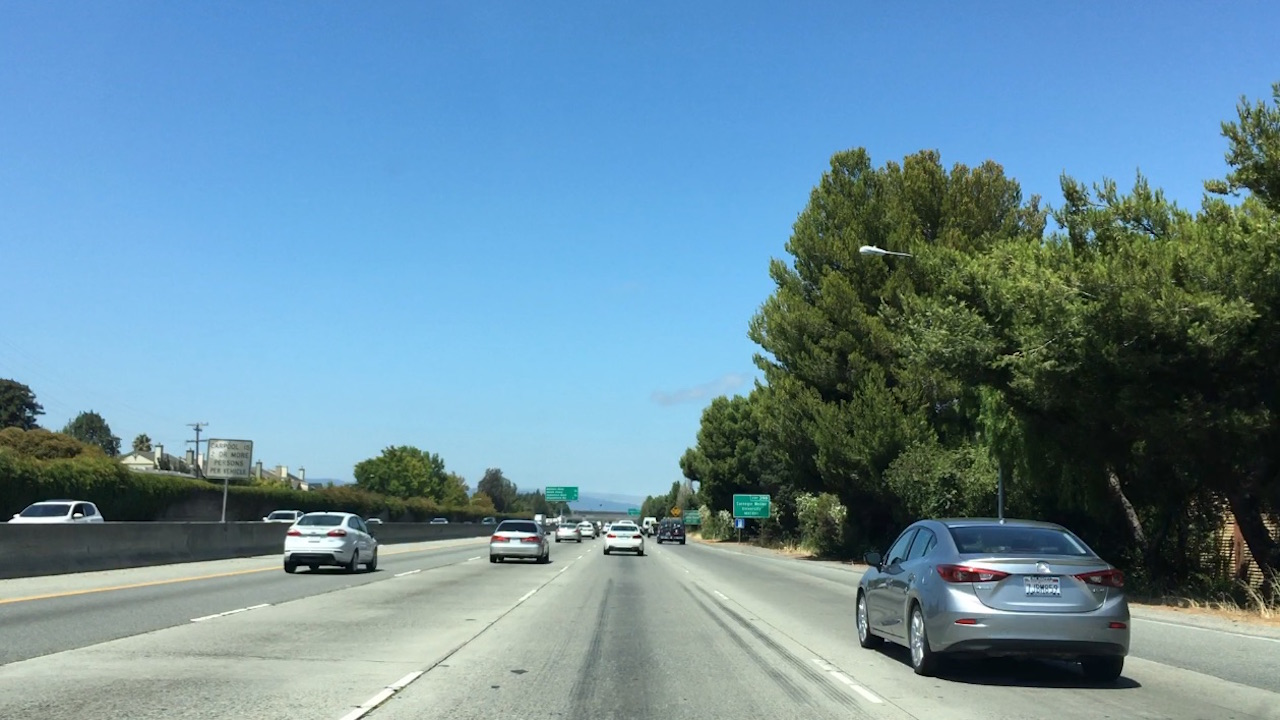
#> input picture images/bbox-example-image.jpg, 1280 x 720 px
$ jupyter execute --allow-errors Testing.ipynb   (shell and % lines are left out)   (older library calls are emulated)   (text cells are left out)
#> lines starting #> are read from the running program, lines starting #| are printed output that depends on the picture; pictures that were not available may be replaced by others from this repository, and a replacement may not be noted
### utilities.py
import cv2
import numpy as np
from glob import glob


def get_training_data():
    cars = glob('./training_data/vehicles/*/*.png')
    notcars = glob('./training_data/non-vehicles/*/*.png')
    return cars, notcars


# Define a function to compute binned color features
# [36 lines left out: functions bin_spatial, color_hist, convert_color, not called in this run]


def draw_boxes(img, bboxes, color=(0, 0, 255), thick=6):
    # make a copy of the image
    draw_img = np.copy(img)
    # Iterate through the bounding boxes
    for bbox in bboxes:
        # Draw a rectangle given bbox coordinates
        cv2.rectangle(draw_img, bbox[0], bbox[1], color, thick)
    # draw each bounding box on your image copy using cv2.rectangle()
    # return the image copy with boxes drawn
    return draw_img # Change this line to return image copy with boxes


from random import shuffle

# [5 lines that do not run on import are left out]

### Testing.ipynb
[cell 1]
import matplotlib.image as mpimg
import matplotlib.pyplot as plt
import numpy as np
import cv2
import glob
from utilities import get_training_data
#from skimage.feature import hog
#from skimage import color, exposure
# images are divided up into vehicles and non-vehicles

cars, notcars = get_training_data()

# Define a function to return some characteristics of the dataset
def data_look(car_list, notcar_list):
    data_dict = {}
    # Define a key in data_dict "n_cars" and store the number of car images
    data_dict["n_cars"] = len(car_list)
    # Define a key "n_notcars" and store the number of notcar images
    data_dict["n_notcars"] = len(notcar_list)
    # Read in a test image, either car or notcar
    example_img = mpimg.imread(car_list[0])
    # Define a key "image_shape" and store the test image shape 3-tuple
    data_dict["image_shape"] = example_img.shape
    # Define a key "data_type" and store the data type of the test image.
    data_dict["data_type"] = example_img.dtype
    # Return data_dict
    return data_dict

print('len(cars) = {} len(notcars) = {}'.format(len(cars), len(notcars)))
#> (the rest of this cell did not finish here and is left out)

[cell 2]
import matplotlib.image as mpimg
import matplotlib.pyplot as plt
import numpy as np
import cv2
import glob
import time
from sklearn.svm import LinearSVC
from sklearn.preprocessing import StandardScaler
# NOTE: the next import is only valid
# for scikit-learn version <= 0.17
# if you are using scikit-learn >= 0.18 then use this:
# from sklearn.model_selection import train_test_split
from sklearn.cross_validation import train_test_split
from utilities import bin_spatial, color_hist, get_training_data


# Define a function to extract features from a list of images
# Have this function call bin_spatial() and color_hist()
def extract_features(imgs,
                     cspace='RGB',
                     spatial_size=(32, 32),
                     hist_bins=32,
                     hist_range=(0, 256)):

    # Create a list to append feature vectors to
    features = []

    # Iterate through the list of images
    for file in imgs:
        # Read in each one by one
        image = mpimg.imread(file)

        # apply color conversion if other than 'RGB'
        if cspace != 'RGB':
            if cspace == 'HSV':
                feature_image = cv2.cvtColor(image, cv2.COLOR_RGB2HSV)
            elif cspace == 'LUV':
                feature_image = cv2.cvtColor(image, cv2.COLOR_RGB2LUV)
            elif cspace == 'HLS':
                feature_image = cv2.cvtColor(image, cv2.COLOR_RGB2HLS)
            elif cspace == 'YUV':
                feature_image = cv2.cvtColor(image, cv2.COLOR_RGB2YUV)
            elif cspace == 'YCrCb':
                feature_image = cv2.cvtColor(image, cv2.COLOR_RGB2YCrCb)
        else: feature_image = np.copy(image)

        # Apply bin_spatial() to get spatial color features
        spatial_features = bin_spatial(feature_image, size=spatial_size)

        # Apply color_hist() also with a color space option now
        hist_features = color_hist(feature_image, nbins=hist_bins, bins_range=hist_range)

        # Append the new feature vector to the features list
        features.append(np.concatenate((spatial_features, hist_features)))
    # Return list of feature vectors
    return features


# Read in car and non-car images
# images = glob.glob('../downloads/*ehicles_smallset/*/*.jpeg')
cars, notcars = get_training_data()

# [8 lines of commented-out code are left out]
spatial = 32
histbin = 32

color_spaces = ['RGB', 'HSV', 'LUV', 'HLS', 'YUV', 'YCrCb']
# color_spaces = ['YCrCb']

#> (the rest of this cell did not finish here and is left out)


    # Create an array stack of feature vectors
    X = np.vstack((car_features, notcar_features)).astype(np.float64)
    # Fit a per-column scaler
    X_scaler = StandardScaler().fit(X)
    # Apply the scaler to X
    scaled_X = X_scaler.transform(X)

    # Define the labels vector
    y = np.hstack((np.ones(len(car_features)), np.zeros(len(notcar_features))))


    # Split up data into randomized training and test sets
    rand_state = np.random.randint(0, 100)
    X_train, X_test, y_train, y_test = train_test_split(scaled_X, y, test_size=0.2, random_state=rand_state)

    print('\nColor space: {}'.format(color_space))
    print('Using spatial binning of:',spatial,
        'and', histbin,'histogram bins')
    print('Feature vector length:', len(X_train[0]))

    # Use a linear SVC
    svc = LinearSVC()

    # Check the training time for the SVC
    t=time.time()
    svc.fit(X_train, y_train)
    t2 = time.time()
    print(round(t2-t, 2), 'Seconds to train SVC...')

    # Check the score of the SVC
    print('Test Accuracy of SVC = ', round(svc.score(X_test, y_test), 4))

    # Check the prediction time for a single sample
    t=time.time()
    n_predict = 10
    print('My SVC predicts: ', svc.predict(X_test[0:n_predict]))
    print('For these',n_predict, 'labels: ', y_test[0:n_predict])
    t2 = time.time()
    print(round(t2-t, 5), 'Seconds to predict', n_predict,'labels with SVC')

[cell 3]
import matplotlib.image as mpimg
import matplotlib.pyplot as plt
import numpy as np
import cv2
import glob
import time
from sklearn.svm import LinearSVC
from sklearn.preprocessing import StandardScaler
from skimage.feature import hog
# NOTE: the next import is only valid for scikit-learn version <= 0.17
# for scikit-learn >= 0.18 use:
# from sklearn.model_selection import train_test_split
from sklearn.cross_validation import train_test_split
#> (the rest of this cell did not finish here and is left out)

[cell 4]
import numpy as np
import cv2
import matplotlib.pyplot as plt
import matplotlib.image as mpimg
from utilities import draw_boxes

image = mpimg.imread('images/bbox-example-image.jpg')
#> image is the input picture: shape (720, 1280, 3); mean R, G, B 105, 140.8, 158.7


# Define a function that takes an image,
# start and stop positions in both x and y,
# window size (x and y dimensions),
# and overlap fraction (for both x and y)
def slide_window(img,
                 x_start_stop=[None, None],
                 y_start_stop=[None, None],
                 xy_window=(64, 64),
                 xy_overlap=(0.5, 0.5)):

    # If x and/or y start/stop positions not defined, set to image size
#> called with xy_window = (128, 128), xy_overlap = (0.5, 0.5)
    if x_start_stop[0] == None:
        x_start_stop[0] = 0
    if x_start_stop[1] == None:
        x_start_stop[1] = img.shape[1]
    if y_start_stop[0] == None:
        y_start_stop[0] = 0
    if y_start_stop[1] == None:
        y_start_stop[1] = img.shape[0]

    # Compute the span of the region to be searched
    xspan = x_start_stop[1] - x_start_stop[0]
    yspan = y_start_stop[1] - y_start_stop[0]

    # Compute the number of pixels per step in x/y
    nx_pix_per_step = np.int(xy_window[0]*(1 - xy_overlap[0]))
    ny_pix_per_step = np.int(xy_window[1]*(1 - xy_overlap[1]))

    # Compute the number of windows in x/y
    nx_buffer = np.int(xy_window[0]*(xy_overlap[0]))
    ny_buffer = np.int(xy_window[1]*(xy_overlap[1]))
    nx_windows = np.int((xspan-nx_buffer)/nx_pix_per_step)
    ny_windows = np.int((yspan-ny_buffer)/ny_pix_per_step)

    # Initialize a list to append window positions to
    window_list = []

    # Loop through finding x and y window positions
    # Note: you could vectorize this step, but in practice
    # you'll be considering windows one by one with your
    # classifier, so looping makes sense
    for ys in range(ny_windows):
        for xs in range(nx_windows):
            # Calculate window position
            startx = xs*nx_pix_per_step + x_start_stop[0]
            endx = startx + xy_window[0]
            starty = ys*ny_pix_per_step + y_start_stop[0]
            endy = starty + xy_window[1]

            # Append window position to list
            window_list.append(((startx, starty), (endx, endy)))

    # Return the list of windows
    return window_list

windows = slide_window(image,
                       x_start_stop=[None, None],
                       y_start_stop=[None, None],
                       xy_window=(128, 128),
                       xy_overlap=(0.5, 0.5))
#> windows = 190 items

window_img = draw_boxes(image, windows, color=(0, 0, 255), thick=6)
#> the loop in draw_boxes, `for bbox in bboxes:` made 190 passes
#> bbox on passes 1 to 3: ((0, 0), (128, 128)), ((64, 0), (192, 128)), ((128, 0), (256, 128))
#> after the loop in draw_boxes, `for bbox in bboxes:`:
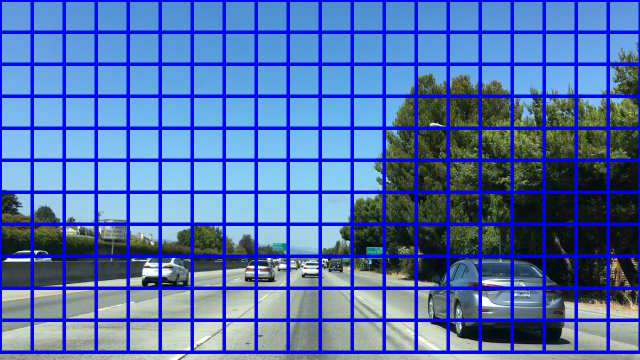
#> draw_img: shape (720, 1280, 3) (shown at 1/2 size); mean R, G, B 83.1, 111.5, 178.7
plt.figure(figsize=(15, 15))
plt.imshow(window_img);

[cell 5]
# lesson_functions

import matplotlib.image as mpimg
import numpy as np
import cv2
from skimage.feature import hog
from classifier import get_hog_features
from utilities import bin_spatial, color_hist


# Define a function to extract features from a list of images
# Have this function call bin_spatial() and color_hist()
def extract_features(imgs,
                     color_space='RGB',
                     spatial_size=(32, 32),
                     hist_bins=32,
                     orient=9,
                     pix_per_cell=8,
                     cell_per_block=2,
                     hog_channel=0,
                     spatial_feat=True,
                     hist_feat=True,
                     hog_feat=True):

    # Create a list to append feature vectors to
    features = []

    # Iterate through the list of images
    for file in imgs:
        file_features = []

        # Read in each one by one
        image = mpimg.imread(file)

        # apply color conversion if other than 'RGB'
        if color_space != 'RGB':
            if color_space == 'HSV':
                feature_image = cv2.cvtColor(image, cv2.COLOR_RGB2HSV)
            elif color_space == 'LUV':
                feature_image = cv2.cvtColor(image, cv2.COLOR_RGB2LUV)
            elif color_space == 'HLS':
                feature_image = cv2.cvtColor(image, cv2.COLOR_RGB2HLS)
            elif color_space == 'YUV':
                feature_image = cv2.cvtColor(image, cv2.COLOR_RGB2YUV)
            elif color_space == 'YCrCb':
                feature_image = cv2.cvtColor(image, cv2.COLOR_RGB2YCrCb)
        else: feature_image = np.copy(image)

        if spatial_feat == True:
            spatial_features = bin_spatial(feature_image, size=spatial_size)
            file_features.append(spatial_features)

        if hist_feat == True:
            # Apply color_hist()
            hist_features = color_hist(feature_image, nbins=hist_bins)
            file_features.append(hist_features)

        if hog_feat == True:
        # Call get_hog_features() with vis=False, feature_vec=True
            if hog_channel == 'ALL':
                hog_features = []
                for channel in range(feature_image.shape[2]):
                    hog_features.append(get_hog_features(feature_image[:,:,channel],
                                        orient,
                                        pix_per_cell,
                                        cell_per_block,
                                        vis=False,
                                        feature_vec=True))
                hog_features = np.ravel(hog_features)
            else:
                hog_features = get_hog_features(feature_image[:,:,hog_channel],
                                                orient,
                                                pix_per_cell,
                                                cell_per_block,
                                                vis=False,
                                                feature_vec=True)
            # Append the new feature vector to the features list
            file_features.append(hog_features)
        features.append(np.concatenate(file_features))
    # Return list of feature vectors
    return features


# Define a function that takes an image,
# start and stop positions in both x and y,
# window size (x and y dimensions),
# and overlap fraction (for both x and y)
# [49 lines left out: function slide_window, not called in this run]

[cell 6]
import cv2
import glob
import matplotlib.image as mpimg
import matplotlib.pyplot as plt
import numpy as np
import pickle
import time
from random import shuffle
from sklearn.svm import LinearSVC
from sklearn.preprocessing import StandardScaler
from skimage.feature import hog
# from lesson_functions import *
# NOTE: the next import is only valid for scikit-learn version <= 0.17
# for scikit-learn >= 0.18 use:
# from sklearn.model_selection import train_test_split
from sklearn.cross_validation import train_test_split
from classifier import get_hog_features
from utilities import bin_spatial, color_hist, draw_boxes, get_training_data


# Define a function to extract features from a single image window
# This function is very similar to extract_features()
# just for a single image rather than list of images
# [95 lines left out: functions single_img_features, search_windows, not called in this run]


# Read in cars and notcars
cars, notcars = get_training_data()
shuffle(cars)
shuffle(notcars)

# Reduce the sample size because
# The quiz evaluator times out after 13s of CPU time
# sample_size = 500
# cars = cars[0:sample_size]
# notcars = notcars[0:sample_size]

### TODO: Tweak these parameters and see how the results change.
color_space = 'YCrCb' # Can be RGB, HSV, LUV, HLS, YUV, YCrCb
orient = 9  # HOG orientations
pix_per_cell = 6 # HOG pixels per cell
cell_per_block = 2 # HOG cells per block
hog_channel = "ALL" # Can be 0, 1, 2, or "ALL"
spatial_size = (16, 16) # Spatial binning dimensions
hist_bins = 16    # Number of histogram bins
spatial_feat = True # Spatial features on or off
hist_feat = True # Histogram features on or off
hog_feat = True # HOG features on or off
y_start_stop = [None, None] # Min and max in y to search in slide_window()

car_features = extract_features(cars,
                                color_space=color_space,
                                spatial_size=spatial_size,
                                hist_bins=hist_bins,
                                orient=orient,
                                pix_per_cell=pix_per_cell,
                                cell_per_block=cell_per_block,
                                hog_channel=hog_channel,
                                spatial_feat=spatial_feat,
                                hist_feat=hist_feat,
                                hog_feat=hog_feat)

notcar_features = extract_features(notcars,
                                   color_space=color_space,
                                   spatial_size=spatial_size,
                                   hist_bins=hist_bins,
                                   orient=orient,
                                   pix_per_cell=pix_per_cell,
                                   cell_per_block=cell_per_block,
                                   hog_channel=hog_channel,
                                   spatial_feat=spatial_feat,
                                   hist_feat=hist_feat,
                                   hog_feat=hog_feat)

X = np.vstack((car_features, notcar_features)).astype(np.float64)

# Fit a per-column scaler
#> (the rest of this cell did not finish here and is left out)

[cell 7]
import cv2
import glob
import matplotlib.image as mpimg
import matplotlib.pyplot as plt
import numpy as np
import pickle
import time
from sklearn.svm import LinearSVC
from sklearn.preprocessing import StandardScaler
from skimage.feature import hog
# from lesson_functions import *
# NOTE: the next import is only valid for scikit-learn version <= 0.17
# for scikit-learn >= 0.18 use:
# from sklearn.model_selection import train_test_split
from sklearn.cross_validation import train_test_split
from classifier import get_hog_features
from utilities import bin_spatial, color_hist, draw_boxes, get_training_data


# Define a function to extract features from a single image window
# This function is very similar to extract_features()
# just for a single image rather than list of images
# [95 lines left out: functions single_img_features, search_windows, not called in this run]


# Read in cars and notcars
cars, notcars = get_training_data()

# Reduce the sample size because
# The quiz evaluator times out after 13s of CPU time
# sample_size = 500
# cars = cars[0:sample_size]
# notcars = notcars[0:sample_size]

### TODO: Tweak these parameters and see how the results change.
color_space = 'YCrCb' # Can be RGB, HSV, LUV, HLS, YUV, YCrCb
orient = 9  # HOG orientations
pix_per_cell = 8 # HOG pixels per cell
cell_per_block = 2 # HOG cells per block
hog_channel = "ALL" # Can be 0, 1, 2, or "ALL"
spatial_size = (16, 16) # Spatial binning dimensions
hist_bins = 16    # Number of histogram bins
spatial_feat = True # Spatial features on or off
hist_feat = True # Histogram features on or off
hog_feat = True # HOG features on or off
y_start_stop = [None, None] # Min and max in y to search in slide_window()

car_features = extract_features(cars,
                                color_space=color_space,
                                spatial_size=spatial_size,
                                hist_bins=hist_bins,
                                orient=orient,
                                pix_per_cell=pix_per_cell,
                                cell_per_block=cell_per_block,
                                hog_channel=hog_channel,
                                spatial_feat=spatial_feat,
                                hist_feat=hist_feat,
                                hog_feat=hog_feat)

notcar_features = extract_features(notcars,
                                   color_space=color_space,
                                   spatial_size=spatial_size,
                                   hist_bins=hist_bins,
                                   orient=orient,
                                   pix_per_cell=pix_per_cell,
                                   cell_per_block=cell_per_block,
                                   hog_channel=hog_channel,
                                   spatial_feat=spatial_feat,
                                   hist_feat=hist_feat,
                                   hog_feat=hog_feat)
#> (reads svc_pickle.p from the repository)

X = np.vstack((car_features, notcar_features)).astype(np.float64)

# Fit a per-column scaler
#> (the rest of this cell did not finish here and is left out)

[cell 8]
import cv2
import matplotlib.image as mpimg
import matplotlib.pyplot as plt
import numpy as np
import pickle
from classifier import get_hog_features
from utilities import bin_spatial, color_hist, convert_color


#> (the rest of this cell did not finish here and is left out)

[cell 9]
import matplotlib.image as mpimg
import matplotlib.pyplot as plt
import numpy as np
import pickle
import cv2
from scipy.ndimage.measurements import label

# Read in a pickle file with bboxes saved
# Each item in the "all_bboxes" list will contain a
# list of boxes for one of the images shown above
box_list = pickle.load( open( "bbox_pickle.p", "rb" ))
#> (reads Lesson 17 - Project - Vehicle Detection/bbox_pickle.p from the repository)

# Read in image similar to one shown above
image = mpimg.imread('./test_images/test5.jpg')
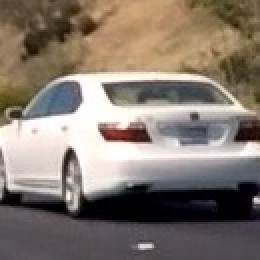
#> input picture images/cutout1.jpg, 130 x 130 px, given in place of test5.jpg, which was not available (shown 2 times larger)
#> image is the input picture: shape (130, 130, 3); mean R, G, B 132.3, 121, 111.2
heat = np.zeros_like(image[:,:,0]).astype(np.float)


def add_heat(heatmap, bbox_list):
    # Iterate through list of bboxes
    for box in bbox_list:
        # Add += 1 for all pixels inside each bbox
        # Assuming each "box" takes the form ((x1, y1), (x2, y2))
        heatmap[box[0][1]:box[1][1], box[0][0]:box[1][0]] += 1
#> heatmap: shape (130, 130) float64; every value is 0

    # Return updated heatmap
    return heatmap# Iterate through list of bboxes


def apply_threshold(heatmap, threshold):
    # Zero out pixels below the threshold
    heatmap[heatmap <= threshold] = 0
    # Return thresholded map
    return heatmap


def draw_labeled_bboxes(img, labels):
    # Iterate through all detected cars
    for car_number in range(1, labels[1]+1):
        # Find pixels with each car_number label value
        nonzero = (labels[0] == car_number).nonzero()
        # Identify x and y values of those pixels
        nonzeroy = np.array(nonzero[0])
        nonzerox = np.array(nonzero[1])
        # Define a bounding box based on min/max x and y
        bbox = ((np.min(nonzerox), np.min(nonzeroy)), (np.max(nonzerox), np.max(nonzeroy)))
        # Draw the box on the image
        cv2.rectangle(img, bbox[0], bbox[1], (0,0,255), 6)
    # Return the image
    return img


# Add heat to each box in box list
heat = add_heat(heat,box_list)

# Apply threshold to help remove false positives
heat = apply_threshold(heat, 2.0)

# Visualize the heatmap when displaying
heatmap = np.clip(heat, 0, 255)

# Find final boxes from heatmap using label function
labels = label(heatmap)
draw_img = draw_labeled_bboxes(np.copy(image), labels)

fig = plt.figure(figsize=(15, 15))
plt.subplot(121)
plt.imshow(draw_img)
plt.title('Car Positions')
plt.subplot(122)
plt.imshow(heatmap, cmap='hot')
plt.title('Heat Map')
fig.tight_layout()
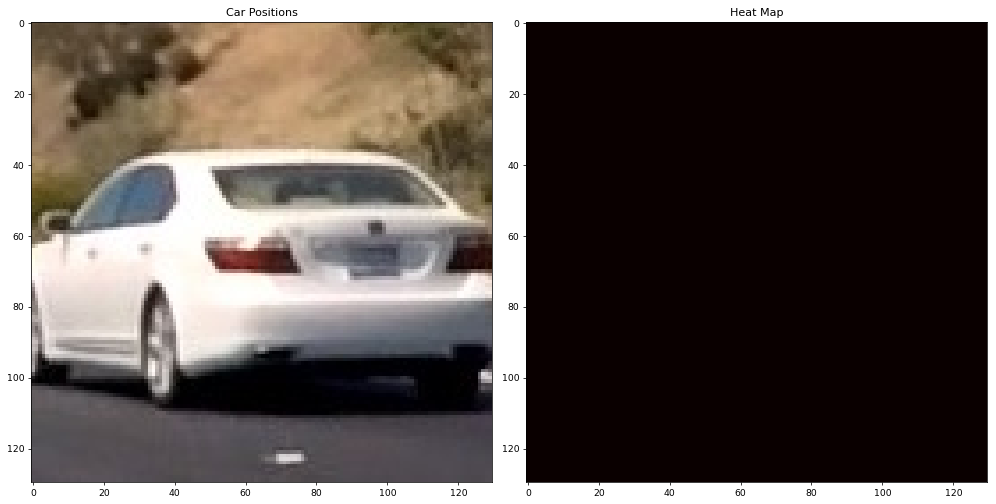
#> figure drawn by matplotlib, 2 panels
